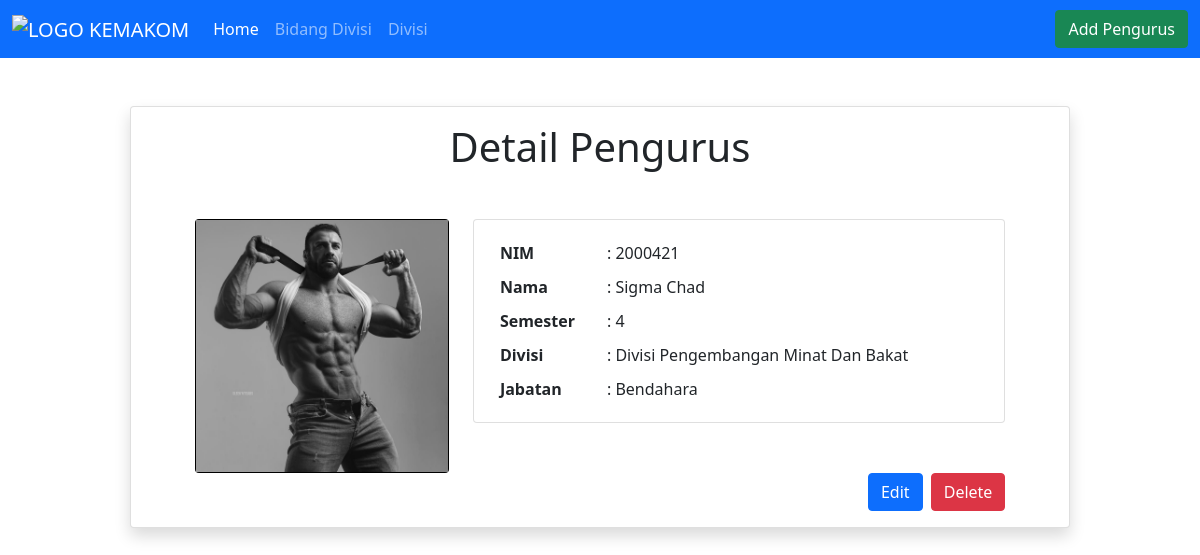
Page /detailPengurus.php?nim=2000421 on the committed database.
### tables this page shows
CREATE TABLE `tpengurus` (
  `nim` varchar(255) NOT NULL,
  `nama` varchar(255) DEFAULT NULL,
  `semester` int(11) DEFAULT NULL,
  `image` varchar(255) NOT NULL,
  `id_bidang` bigint(11) NOT NULL
);

CREATE TABLE `tdivisi` (
  `id_divisi` bigint(20) NOT NULL,
  `nama_divisi` varchar(255) DEFAULT NULL
);

CREATE TABLE `tbidangdivisi` (
  `id_bidang` bigint(20) NOT NULL,
  `jabatan` varchar(255) DEFAULT NULL,
  `id_divisi` bigint(20) NOT NULL
);

### conf.php (called while the page is built)
<?php
$db_host = "localhost";
$db_user = "root";
$db_pass = "";
$db_name = "db_ormawa";
?>

### includes/DB.class.php (called while the page is built, shortened)
<?php
class DB
{
    var $db_host = "";
    var $db_user = "";
    var $db_pass = "";
    var $db_name = "";
    var $db_link = "";
    var $result = 0;
    function __construct($db_host = '', $db_user = '', $db_pass = '', $db_name = '')
    {
        $this->db_host = $db_host;
        $this->db_user = $db_user;
        $this->db_pass = $db_pass;
        $this->db_name = $db_name;
    }
    function open()
    {
        $this->db_link = mysqli_connect($this->db_host, $this->db_user, $this->db_pass, $this->db_name);
    }
    function execute($query = "")
    {
        $this->result = mysqli_query($this->db_link, $query);
        return $this->result;
    }
    function getResult()
    {
        return mysqli_fetch_array($this->result);
    }
}
?>

### includes/Pengurus.class.php (called while the page is built, shortened)
<?php
class Pengurus extends DB {
    function getDetailPengurus($nim) {
        $query = "SELECT * FROM tPengurus WHERE nim = $nim";
        return $this->execute($query);
    }
}
?>

### includes/BidangDivisi.class.php (called while the page is built, shortened)
<?php
class BidangDivisi extends DB {
    function getDetailBidangDivisi($id_bidang) {
        $query = "SELECT * FROM tBidangDivisi WHERE id_bidang='$id_bidang'";
        return $this->execute($query);
    }
}
?>

### includes/Divisi.class.php (called while the page is built, shortened)
<?php
class Divisi extends DB {
    function getDetailDivisi($id_divisi) {
        $query = "SELECT * FROM tDivisi WHERE id_divisi='$id_divisi'";
        return $this->execute($query);
    }
}
?>

### detailPengurus.php (the view, shortened to what this page needs)
<?php
include("conf.php");
include("includes/DB.class.php");
include("includes/BidangDivisi.class.php");
include("includes/Divisi.class.php");
include("includes/Pengurus.class.php");
if (isset($_GET['nim'])) {
    $pengurus = new Pengurus($db_host, $db_user, $db_pass, $db_name);
    $pengurus->open();
    $bidangDivisi = new BidangDivisi($db_host, $db_user, $db_pass, $db_name);
    $bidangDivisi->open();
    $divisi = new Divisi($db_host, $db_user, $db_pass, $db_name);
    $divisi->open();
    $pengurus->getDetailPengurus($_GET['nim']);
    list($nim, $nama, $semester, $image, $id_bidang) = $pengurus->getResult();
    $bidangDivisi->getDetailBidangDivisi($id_bidang);
    $dataBidangDivisi = $bidangDivisi->getResult();
    $divisi->getDetailDivisi($dataBidangDivisi['id_divisi']);
    $dataDivisi = $divisi->getResult();
    $data = null;
    $data .= "
         <div class='row justify-content-between'>
            <div class='col-md-4'>
              <div class='card bg-black'>
                <img class='m-auto' src='./assets/images/". $image ."' alt='". $nama ."' width='100%' />
              </div>
            </div>
            <div class='col-md-8'>
              <div class='card'>
                <div class='card-body'>
                  <table class='text-start'>
                    <tr>
                      <th scope='row' class='w-25'>NIM</th>
                      <td>: ". $nim ."</td>
                    </tr>
                    <tr>
                      <th scope='row'>Nama</th>
                      <td>: ". $nama ."</td>
                    </tr>
                    <tr>
                      <th scope='row'>Semester</th>
                      <td>: ". $semester ."</td>
                    </tr>
                    <tr>
                      <th scope='row'>Divisi</th>
                      <td>: ". $dataDivisi['nama_divisi'] ."</td>
                    </tr>
                    <tr>
                      <th scope='row'>Jabatan</th>
                      <td>: ". $dataBidangDivisi['jabatan'] ."</td>
                    </tr>
                  </table>
                </div>
              </div>
            </div>
        </div>
        <div class='float-end'>
          <a href='updatePengurus.php?nim=". $nim ."' class='btn btn-primary'>Edit</a>
          <a href='deletePengurus.php?nim=". $nim ."' class='btn btn-danger ms-1'>Delete</a>
        </div>
    ";
}
?>

### rows in the picture
tpengurus: image (picture), nim "2000421", nama "Sigma Chad", semester "4"
tdivisi: nama_divisi "Divisi Pengembangan Minat Dan Bakat"
tbidangdivisi: jabatan "Bendahara"

### other values in the picture
$this->content "Home Bidang Divisi Divisi Add Pengurus Detail Pengurus"
